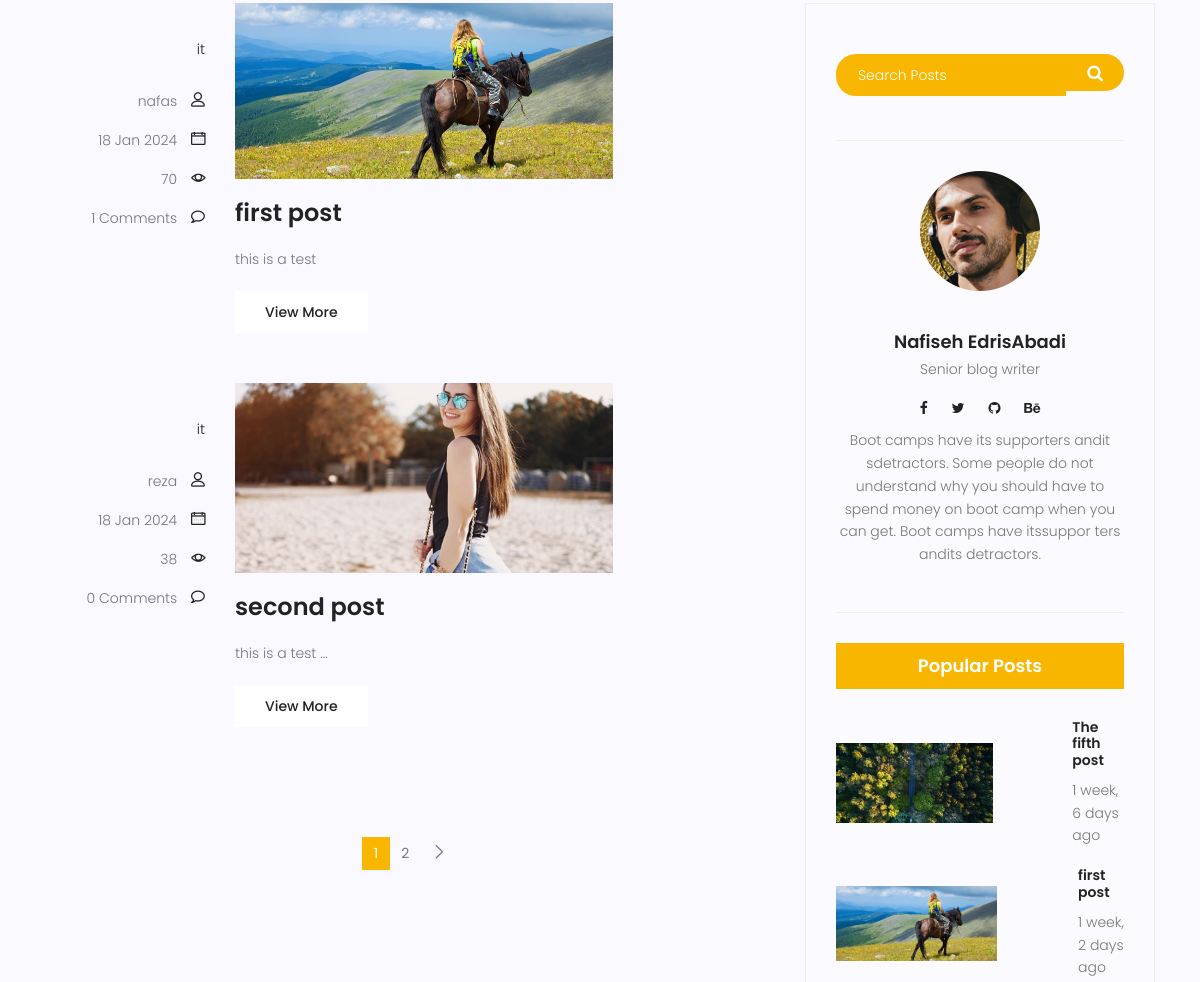
/blog/ (middle part), run on an earlier commit of the app's database.
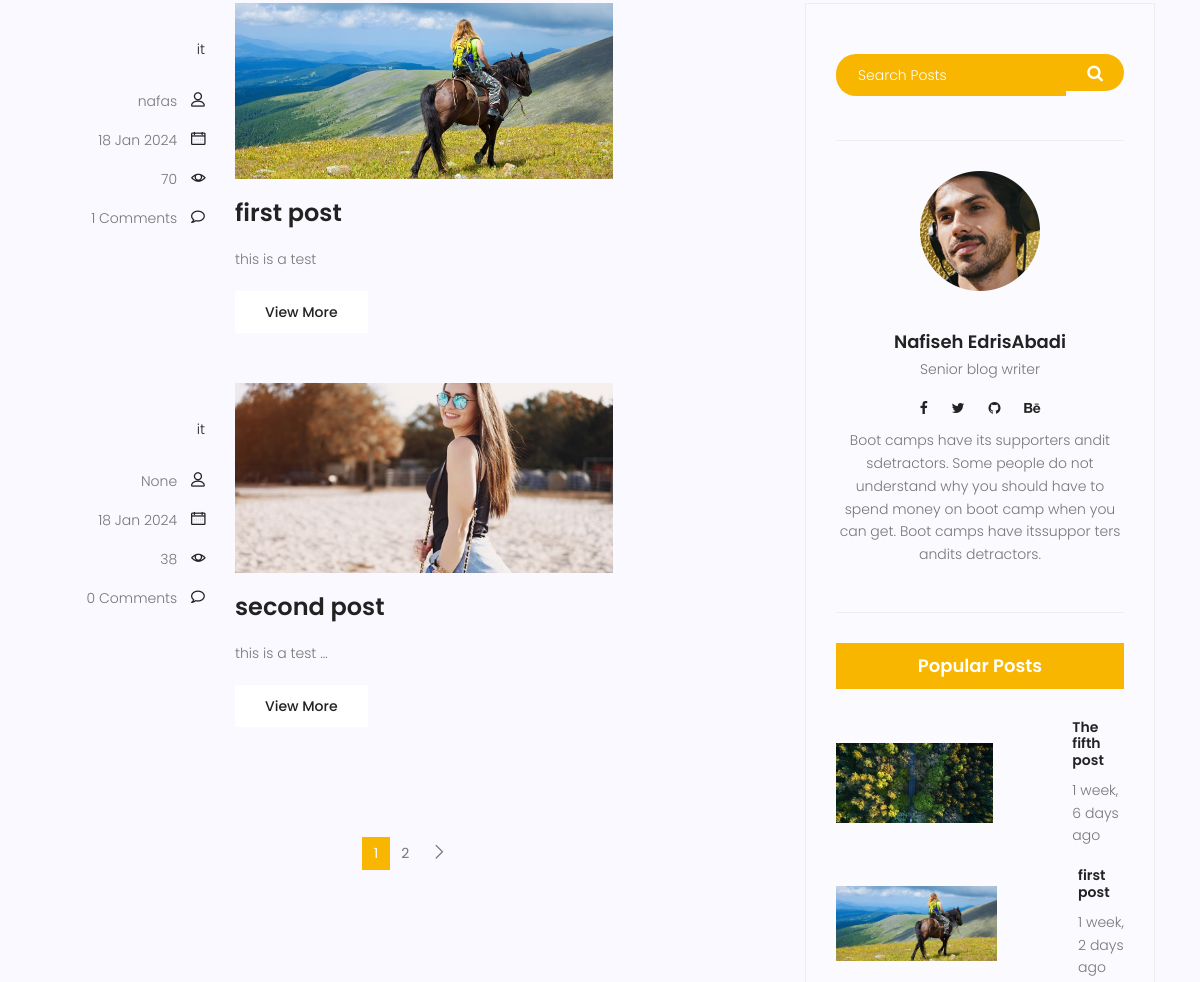
And on a later commit of the database.
### blog/models.py (models this page shows, shortened)
class category(models.Model):
    name=models.CharField(max_length=255)
    def __str__(self):
          return self.name

class Post(models.Model):
    title= models.CharField(max_length=255)
    author=models.ForeignKey(User,on_delete=models.SET_NULL,null=True)
    content= models.TextField()
    tags = TaggableManager()
    image=models.ImageField(upload_to='blog/')
    category=models.ManyToManyField(category)
    counted_views = models.IntegerField(default=0)
    status=models.BooleanField(default=False)
    login_require=models.BooleanField(default=False)
    created_date=models.DateTimeField(auto_now_add=True)
    updated_date=models.DateTimeField(auto_now=True)
    published_date=models.DateTimeField( null=True)
    class Meta:
        ordering=['created_date']

### blog/views.py (the view)
# urls.py: path('', blog_view,name='index'),
def blog_view(request,**kwargs):
    posts=Post.objects.filter(status=1)
    if kwargs.get('cat_name')!= None :
        posts= posts.filter(category__name=kwargs['cat_name'])
    if kwargs.get ('author_username')!= None :
        posts= posts.filter(author__username=kwargs['author_username'])
    if  kwargs.get ('tag_name')!= None :
        posts= posts.filter(tags__name__in=[kwargs['tag_name']])
    posts= Paginator(posts,2)
    try:
       page_number=request.GET.get('page')
       posts= posts.get_page(page_number)
    except PageNotAnInteger:
       posts = posts.get_page(1)
    except EmptyPage:
       posts = posts.get_page(1)
    context={'posts' : posts , 'page_number':page_number}
    return render(request,'blog/blog-home.html',context)

### blog/templatetags/blog_tags.py (called while the page is built)
@register.simple_tag(name='comments_count')
def function(pid):
    posts=Post.objects.get(pk=pid)
    return Comment.objects.filter (post=posts.id,approved=True).count()

@register.inclusion_tag('blog/blog-popular-post.html')
def latesposts():
    posts=Post.objects.filter(status=1).order_by('published_date')
    return {'posts' : posts}

@register.inclusion_tag('blog/blog-post-category.html')
def postcategories():
    posts=Post.objects.filter(status=1)
    categories=category.objects.all()
    cat_dict={}
    for name in categories:
        cat_dict[name]=posts.filter(category=name).count()
    return {'categories': cat_dict }

### templates/blog/blog-home.html (shortened to what this page needs)
{% extends 'base.html' %}
{% load static %}
{% load blog_tags%}
{% block content %}
			<section class="post-content-area">
				<div class="container">
					<div class="row">
						<div class="col-lg-8 posts-list">
						{% for post in posts %}
							<div class="single-post row">
								<div class="col-lg-3  col-md-3 meta-details">
									<ul class="tags">
										{%for cat in post.category.all %}
										<li><a href="{% url 'blog:category' cat_name=cat.name %}">{{cat.name}}</a></li>{% if not forloop.last %},{% endif %}
									     {% endfor %}
									</ul>
									<div class="user-details row">
										<p class="user-name col-lg-12 col-md-12 col-6"><a href="{% url 'blog:author' author_username=post.author.username %}">{{post.author}}</a> <span class="lnr lnr-user"></span></p>
										<p class="date col-lg-12 col-md-12 col-6"><a href="#">{{post.published_date|date:"d M Y"}}</a> <span class="lnr lnr-calendar-full"></span></p>
										<p class="view col-lg-12 col-md-12 col-6"><a href="#">{{post.counted_views}}</a> <span class="lnr lnr-eye"></span></p>
										<p class="comments col-lg-12 col-md-12 col-6"><a href="#">{% comments_count post.id %} Comments</a> <span class="lnr lnr-bubble"></span></p>
									</div>
								</div>
								<div class="col-lg-9 col-md-9 ">
									<div class="feature-img">
										<img class="img-fluid" src="{{post.image.url}}" alt="">
									</div>
									<a class="posts-title" href="/blog/{{post.id}}"><h3>{{post.title}}</h3></a>
									<p class="excert">
										{{post.content|truncatewords:4}}
									</p>
									<a href="{% url 'blog:single' pid=post.id %}" class="primary-btn">View More</a>
								</div>
							</div>
							{% endfor %}
		                    <nav class="blog-pagination justify-content-center d-flex">
		                        <ul class="pagination">
								      {% for i in posts.paginator.page_range %}
					     		      {% if posts.number == i %}
								           <li class="page-item active" ><a href="?page={{i}}" class="page-link">{{i}}</a></li>
								      {% else %}
								           <li class="page-item" ><a href="?page={{i}}" class="page-link">{{i}}</a></li>
							          {% endif %}
								      {% endfor %}
		                        	  {% if posts.has_next %}
		                             <li class="page-item">
		                                <a href="?page={{ posts.next_page_number }}" class="page-link" aria-label="Next">
		                                    <span aria-hidden="true">
		                                        <span class="lnr lnr-chevron-right"></span>
		                                    </span>
		                                </a>
		                             </li>
									   {% endif %}
		                      </ul>
					  </nav>
						</div>
						<div class="col-lg-4 sidebar-widgets">
							<div class="widget-wrap">
								{% include 'blog/blog-search.html' %}
								{% include 'blog/blog-writer.html' %}
								{% latesposts %}
							</div>
						</div>
					</div>
				</div>
			</section>
		{% endblock %}

### templates/base.html (shortened to what this page needs)
{% load static %}
    <html lang="zxx" class="no-js">
	<head>
			<link rel="stylesheet" href="{% static 'css/linearicons.css' %}">
			<link rel="stylesheet" href="{% static 'css/font-awesome.min.css' %}">
			<link rel="stylesheet" href="{% static 'css/bootstrap.css' %}">
			<link rel="stylesheet" href="{% static 'css/magnific-popup.css' %}">
			<link rel="stylesheet" href="{% static 'css/jquery-ui.css' %}">
			<link rel="stylesheet" href="{% static 'css/nice-select.css' %}">
			<link rel="stylesheet" href="{% static 'css/animate.min.css' %}">
			<link rel="stylesheet" href="{% static 'css/owl.carousel.css' %}">
			<link rel="stylesheet" href="{% static 'css/main.css' %}">
		</head>
		<body>
{% block  content %}
{% endblock  %}
		</body>
	</html>

### templates/blog/blog-search.html
{% load static %}
<div class="single-sidebar-widget search-widget">
									<form class="search-form" action="{% url 'blog:search' %}"  method="get">
			                            <input placeholder="Search Posts" name="s" type="text" onfocus="this.placeholder = ''" onblur="this.placeholder = 'Search Posts'" >
			                            <button type="submit"><i class="fa fa-search"></i></button>
			                        </form>
								</div>

### templates/blog/blog-writer.html
{% load static %}
<div class="single-sidebar-widget user-info-widget">
									<img src="{% static 'img/blog/user-info.png' %}" alt="">
									<a href="#"><h4>Nafiseh EdrisAbadi</h4></a>
									<p>
										Senior blog writer
									</p>
									<ul class="social-links">
										<li><a href="#"><i class="fa fa-facebook"></i></a></li>
										<li><a href="#"><i class="fa fa-twitter"></i></a></li>
										<li><a href="#"><i class="fa fa-github"></i></a></li>
										<li><a href="#"><i class="fa fa-behance"></i></a></li>
									</ul>
									<p>
										Boot camps have its supporters andit sdetractors. Some people do not understand why you should have to spend money on boot camp when you can get. Boot camps have itssuppor ters andits detractors.
									</p>
								</div>

### templates/blog/blog-popular-post.html
{%load static%}
{% load humanize %}
                    <div class="single-sidebar-widget popular-post-widget">
									<h4 class="popular-title">Popular Posts</h4>
									<div class="popular-post-list">
                                     {% for post in posts %}
										<div class="single-post-list d-flex flex-row align-items-center">
											<div class="thumb">
												<img class="img-fluid" src="{{post.image.url}}" alt="">
											</div>
											<div class="details">
												<a href="{% url 'blog:single' pid=post.id %}"><h6>{{post.title}}</h6></a>
												<p>{{post.published_date| naturaltime }}</p>
											</div>
										</div>
										{% endfor %}
										</div>

### templates/blog/blog-ads.html (shortened to what this page needs)
{% load static %}

### templates/blog/blog-post-category.html (shortened to what this page needs)
 {% load static %}

### templates/blog/blog-newletter.html (shortened to what this page needs)
{% load static %}

What changed in the data, as far as the page shows it:
changed Post "second post": author "reza" → "None"
